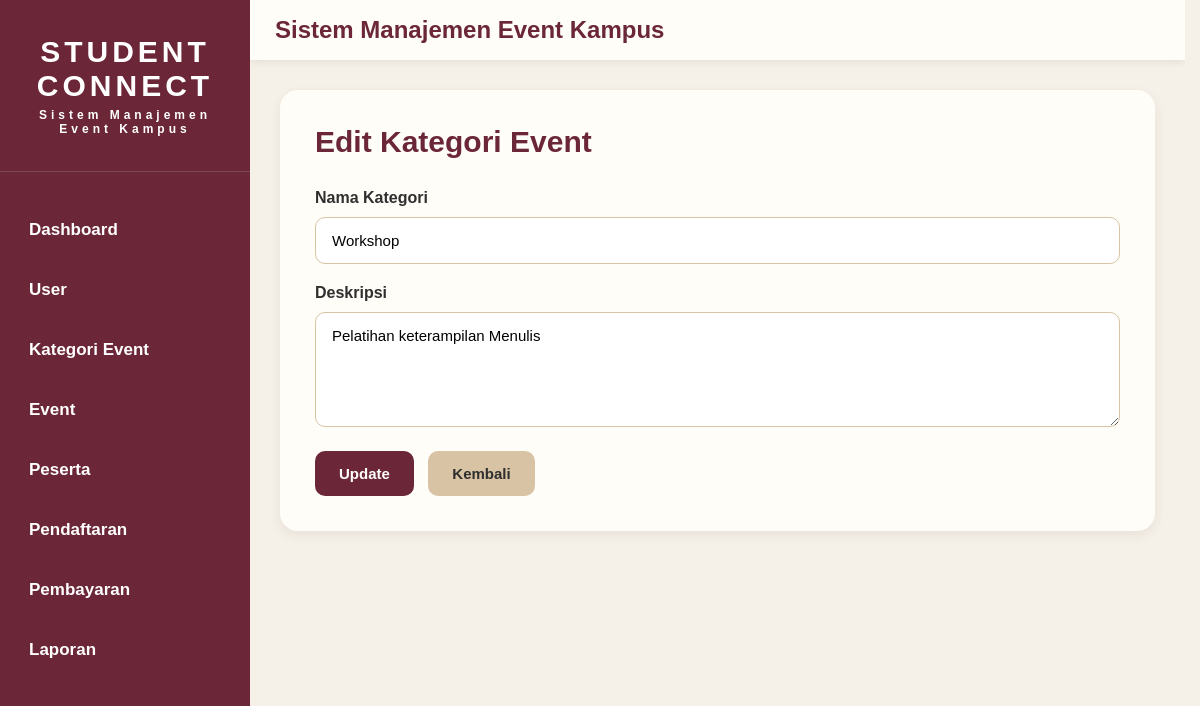
Screenshot of /kategori/edit.php?id=2 with the database file from the repository.
### tables this page shows
CREATE TABLE `kategori_event` (
  `id_kategori` int(11) NOT NULL,
  `nama_kategori` varchar(100) NOT NULL,
  `deskripsi` text DEFAULT NULL
);

### kategori/edit.php (the view, shortened to what this page needs)
<?php
include '../config/koneksi.php';
$id = (int) $_GET['id'];
$data = mysqli_fetch_assoc(
    mysqli_query(
        $conn,
        "SELECT *
        FROM kategori_event
        WHERE id_kategori='$id'"
    )
);
?>
<!DOCTYPE html>
<html lang="id">
<head>
    <link rel="stylesheet" href="../assets/style.css">
</head>
<body>
<div class="wrapper">
    <?php include '../layout/sidebar.php'; ?>
    <div class="main-content">
        <?php include '../layout/header.php'; ?>
        <div class="content">
            <div class="form-container">
                <h2>Edit Kategori Event</h2>
                <form method="POST">
                    <div class="form-group">
                        <label>Nama Kategori</label>
                        <input
                        type="text"
                        name="nama_kategori"
                        value="<?= $data['nama_kategori']; ?>"
                        required>
                    </div>
                    <div class="form-group">
                        <label>Deskripsi</label>
                        <textarea
                        name="deskripsi"
                        rows="5"
                        required><?= $data['deskripsi']; ?></textarea>
                    </div>
                    <button
                    type="submit"
                    name="update">
                        Update
                    </button>
                    <a href="index.php" class="btn-kembali">
                        Kembali
                    </a>
                </form>
            </div>
        </div>
    </div>
</div>
</body>
</html>

### assets/style.css (style rules this page uses)
html { scrollbar-gutter: stable; }
* { margin:0; padding:0; box-sizing:border-box; font-family:'Poppins',sans-serif; }
html, body { width:100%; min-height:100%; }
body { background:#F5F1E8; color:#2F2F2F; overflow-x:hidden; }
.wrapper { display:flex; width:100%; min-height:100vh; }
.main-content { flex:1; min-width:0; display:flex; flex-direction:column; }
.content { flex:1; width:100%; padding:30px; }
.form-container { width:100%; max-width:1000px; margin:auto; background:#FFFDF8; padding:35px; border-radius:18px; box-shadow:0 4px 12px rgba(107,39,55,.08); }
.form-container h2 { color:#6B2737; margin-bottom:30px; font-size:30px; font-weight:700; }
.form-group { margin-bottom:20px; }
.form-group label { display:block; margin-bottom:10px; font-weight:600; font-size:16px; }
input, textarea, select { width:100%; padding:14px 16px; border:1px solid #D8C3A5; border-radius:10px; outline:none; font-size:15px; }
button { background:#6B2737; color:white; border:none; padding:14px 24px; border-radius:10px; cursor:pointer; font-size:15px; font-weight:600; }
.btn-kembali { display:inline-block; margin-left:10px; padding:14px 24px; text-decoration:none; background:#D8C3A5; color:#2F2F2F; border-radius:10px; font-size:15px; font-weight:600; }

### rows the page displays
kategori_event: nama_kategori "Workshop", deskripsi "Pelatihan keterampilan Menulis"
